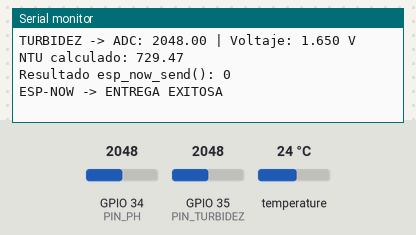
Simulated run of this program. Board: ESP32. On the bench: the last lines printed to the serial monitor. Inputs (shaded band) come from the test bench; at power-on: temperature 24 °C, GPIO 34 (PIN_PH) = 2048, GPIO 35 (PIN_TURBIDEZ) = 2048.

Above: at 4.3 s.
4.4 s: temperature set to 12 °C
At 14.15 s:
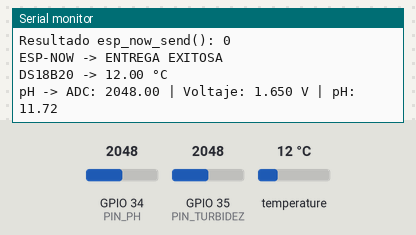
15.6 s: GPIO 34 (PIN_PH) set to 2866
At 16.6 s:
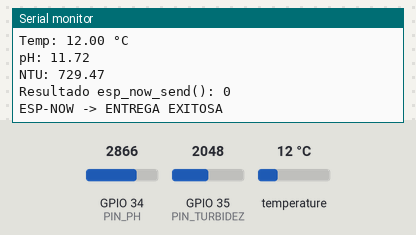
17.1 s: GPIO 35 (PIN_TURBIDEZ) set to 2866
18.6 s: temperature set to 19 °C
20.1 s: GPIO 34 (PIN_PH) set to 3603
21.6 s: GPIO 35 (PIN_TURBIDEZ) set to 3603
At 24.03 s:
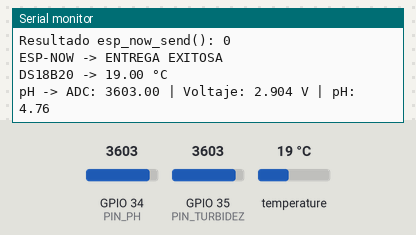

The program:

main.cpp
```cpp
#include <Arduino.h>
#include <esp_now.h>
#include <WiFi.h>
#include <esp_wifi.h>
#include <OneWire.h>
#include <DallasTemperature.h>

uint8_t macMaestro[] = {0x00,0x00,0x00,0x00,0x00,0x00};
#define CANAL_WIFI 11
unsigned long ultimoEnvio=0;
const unsigned long intervaloEnvio=10000;
const int PIN_DS18B20=4;
OneWire oneWire(PIN_DS18B20);
DallasTemperature sensorTemp(&oneWire);
const int PIN_PH=34;
const int PIN_TURBIDEZ=35;

typedef struct paquete_datos { float temp; float ph; float ntu; } paquete_datos;
paquete_datos misDatos;

void OnDataSent(const uint8_t *mac_addr, esp_now_send_status_t status){
 Serial.print("ESP-NOW -> ");
 Serial.println(status==ESP_NOW_SEND_SUCCESS?"ENTREGA EXITOSA":"FALLO DE ENTREGA");
}

float leerTemperatura(){
 sensorTemp.requestTemperatures();
 float tempC=sensorTemp.getTempCByIndex(0);
 Serial.print("DS18B20 -> ");
 if(tempC==DEVICE_DISCONNECTED_C || tempC < -50.0){Serial.println("ERROR / SENSOR DESCONECTADO"); return 0.0;}
 Serial.print(tempC); Serial.println(" °C"); return tempC;
}

float leerPH(){
 long sumaADC=0;
 for(int i=0;i<10;i++){sumaADC+=analogRead(PIN_PH); delay(10);}
 float adcPromedio=sumaADC/10.0;
 float voltaje=(adcPromedio/4095.0)*3.3;
 float valorPH=7.0+((2.5-voltaje)/0.18);
 Serial.print("pH -> ADC: "); Serial.print(adcPromedio);
 Serial.print(" | Voltaje: "); Serial.print(voltaje,3);
 Serial.print(" V | pH: "); Serial.println(valorPH,2);
 return valorPH;
}

float leerTurbidez(){
 long sumaADC=0;
 for(int i=0;i<30;i++){sumaADC+=analogRead(PIN_TURBIDEZ); delay(5);}
 float adcPromedio=sumaADC/30.0;
 float voltaje=(adcPromedio/4095.0)*3.3;
 Serial.print("TURBIDEZ -> ADC: "); Serial.print(adcPromedio);
 Serial.print(" | Voltaje: "); Serial.print(voltaje,3); Serial.println(" V");
 float voltajeAguaLimpia=2.02, voltajeAguaTurbia=0.50, valorNTU;
 if(voltaje>=voltajeAguaLimpia) valorNTU=0.0;
 else if(voltaje<=voltajeAguaTurbia) valorNTU=3000.0;
 else valorNTU=(voltajeAguaLimpia-voltaje)*(3000.0/(voltajeAguaLimpia-voltajeAguaTurbia));
 Serial.print("NTU calculado: "); Serial.println(valorNTU,2);
 return valorNTU;
}

void setup(){
 Serial.begin(115200); delay(2000);
 Serial.println("\n==============================\n       BOYA ESP32\n==============================");
 analogSetAttenuation(ADC_11db);
 sensorTemp.begin();
 Serial.print("DS18B20 encontrados: "); Serial.println(sensorTemp.getDeviceCount());
 WiFi.mode(WIFI_STA); WiFi.disconnect(); delay(100);
 Serial.print("MAC DE LA BOYA: "); Serial.println(WiFi.macAddress());
 esp_wifi_set_promiscuous(true);
 esp_wifi_set_channel(CANAL_WIFI,WIFI_SECOND_CHAN_NONE);
 esp_wifi_set_promiscuous(false);
 if(esp_now_init()!=ESP_OK){Serial.println("ERROR: No se pudo iniciar ESP-NOW"); return;}
 esp_now_register_send_cb(OnDataSent);
 esp_now_peer_info_t peerInfo={};
 memcpy(peerInfo.peer_addr,macMaestro,6);
 peerInfo.channel=CANAL_WIFI; peerInfo.encrypt=false;
 if(esp_now_add_peer(&peerInfo)!=ESP_OK){Serial.println("ERROR: No se pudo agregar al Maestro"); return;}
 misDatos.temp=leerTemperatura(); misDatos.ph=leerPH(); misDatos.ntu=leerTurbidez();
 esp_err_t resultado=esp_now_send(macMaestro,(uint8_t*)&misDatos,sizeof(misDatos));
 Serial.print("Resultado esp_now_send(): "); Serial.println(resultado);
 ultimoEnvio=millis();
}

void loop(){
 unsigned long tiempoActual=millis();
 // Valores de prueba presentes en la versión entregada; las lecturas reales los reemplazan al cumplirse el intervalo.
 misDatos.temp=25.50; misDatos.ph=7.20; misDatos.ntu=15.00;
 if(tiempoActual-ultimoEnvio>=intervaloEnvio){
  ultimoEnvio=tiempoActual;
  misDatos.temp=leerTemperatura(); misDatos.ph=leerPH(); misDatos.ntu=leerTurbidez();
  Serial.printf("Temp: %.2f °C\npH: %.2f\nNTU: %.2f\n",misDatos.temp,misDatos.ph,misDatos.ntu);
  esp_err_t resultado=esp_now_send(macMaestro,(uint8_t*)&misDatos,sizeof(misDatos));
  Serial.print("Resultado esp_now_send(): "); Serial.println(resultado);
 }
 delay(10);
}
```

Measured:
- after the input at 4.4 s, the serial monitor: prints a new line after 9.5 s (image 1)
